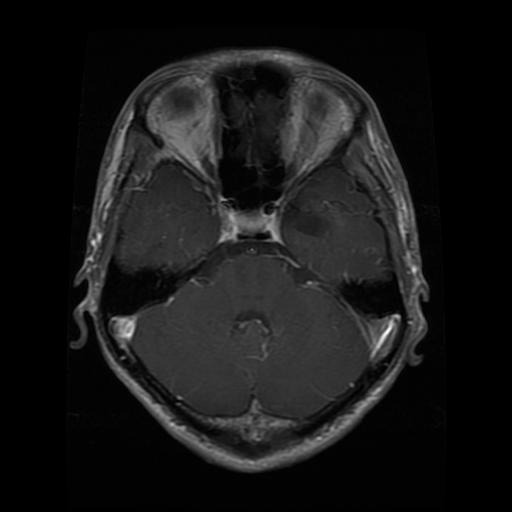
#> input picture brain-tumor-mri-dataset/Testing/glioma/Te-glTr_0001.jpg, 512 x 512 px
$ python -i test_filter_sebas.py   (imports and definitions only)
#> lines starting #> are read from the running program, lines starting #| are printed output that depends on the picture; after the words box and inside, x2 and y2 are one past the last pixel; in counts of white or black regions, pixels touching at a corner belong together
from skimage import io, color, morphology, measure, img_as_float
import matplotlib.pyplot as plt
import numpy as np
from skimage.filters import sobel
from skimage.morphology import erosion, dilation, disk, rectangle
from skimage.segmentation import flood
from scipy.ndimage import binary_fill_holes

def bg_image(image_path):
    fig, ax = plt.subplots(1, 5, figsize=(12, 6))

    # Leer imagen
    image = img_as_float(io.imread(image_path))
#> image: shape (512, 512, 3) float64; min 0, max 1, mean 0.0922

    ax[0].imshow(image, cmap='gray')
    ax[0].set_title('Original Image')
    ax[0].axis('off')

    gray_image = color.rgb2gray(image) if len(image.shape) == 3 else image

    # Preprocesamiento
    Porcentaje = 0.4
    threshold = np.max(gray_image) * Porcentaje
#> threshold = 0.4
    gray_image[gray_image <= threshold] = 0
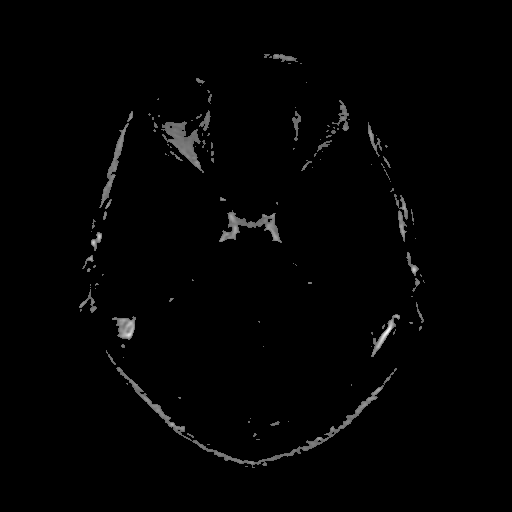
#> gray_image: shape (512, 512) float64; min 0, max 1, mean 0.0117
    threshold = np.mean(gray_image)
#> threshold = 0.0117
    gray_image[gray_image <= threshold] = 0

    ax[1].imshow(gray_image, cmap='gray')
    ax[1].set_title('double equalization')
    ax[1].axis('off')

    erosion_image = erosion(gray_image, rectangle(20, 20))
#> erosion_image: shape (512, 512) float64; every value is 0
    dilation_image = dilation(erosion_image, disk(10))
    sobel_image = sobel(dilation_image)

    ax[2].imshow(sobel_image, cmap='gray')
    ax[2].set_title('Edges')
    ax[2].axis('off')

    # Detección de contornos y centroides
    binary_edges = sobel_image > 0.1
#> binary_edges: shape (512, 512) bool; every value is 0
    labeled_image = measure.label(binary_edges)
#> labeled_image: shape (512, 512) int32; every value is 0

    # Obtener los centroides de las regiones
    props = measure.regionprops(labeled_image)
#> props = []
    seed_points = [(int(prop.centroid[1]),int(prop.centroid[0])) for prop in props]  # Convertir centroides a enteros
#> seed_points = []

    # Crear una máscara para la segmentación
    segmented_mask = np.zeros_like(gray_image, dtype=bool)
    threshold_regions = 0.8
    # Aplicar crecimiento de regiones desde cada semilla
    for seed in seed_points:
        if 0 <= seed[0] < gray_image.shape[0] and 0 <= seed[1] < gray_image.shape[1]:  # Asegurar que el punto está dentro de la imagen
            segmented_mask |= flood(gray_image, seed, tolerance=threshold_regions)  # Ajusta la tolerancia según necesites
#> this loop made 0 passes


    ax[3].imshow(segmented_mask, cmap='gray')
    ax[3].set_title('Segmented Regions')
    ax[3].axis('off')

    plt.show()
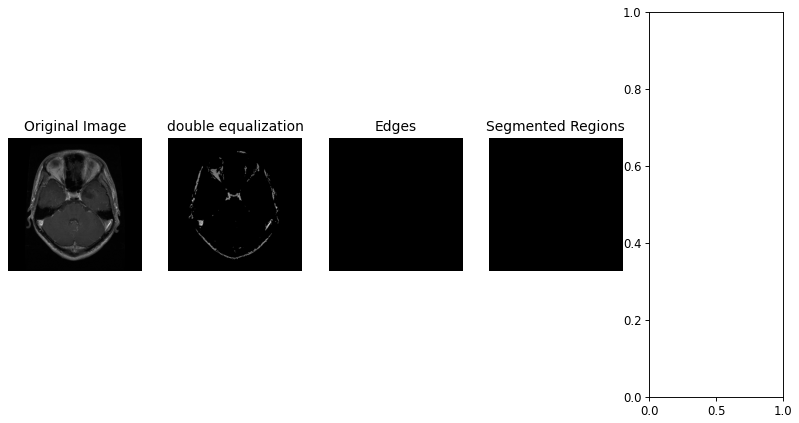
#> figure drawn by matplotlib, 4 panels

>>> result = bg_image('brain-tumor-mri-dataset/Testing/glioma/Te-glTr_0001.jpg')

$ run again, on brain-tumor-mri-dataset/Testing/glioma/Te-glTr_0006.jpg
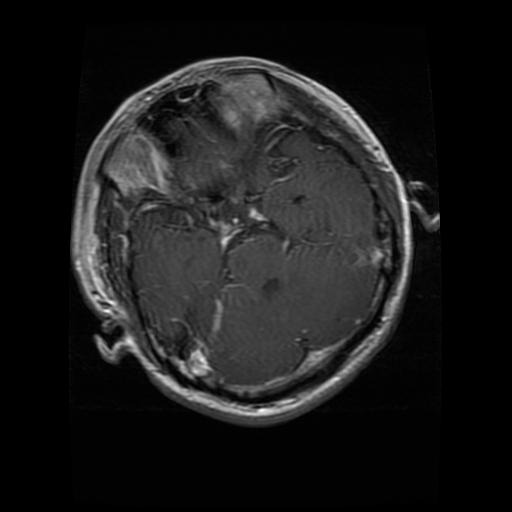
#> input picture brain-tumor-mri-dataset/Testing/glioma/Te-glTr_0006.jpg, 512 x 512 px
#> in bg_image, `threshold = np.max(gray_image) * Porcentaje`: threshold = 0.4
#> in bg_image, `gray_image[gray_image <= threshold] = 0`:
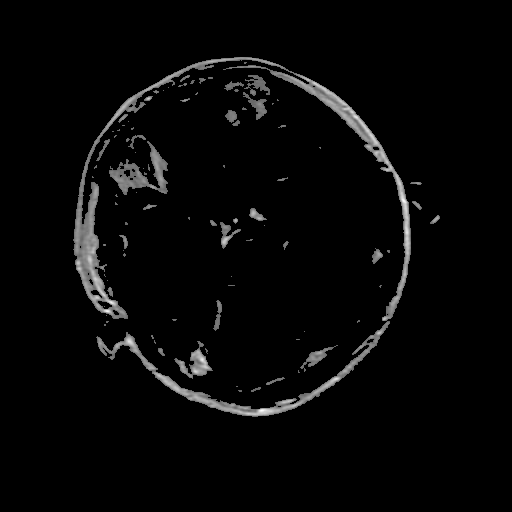
#> gray_image: shape (512, 512) float64; min 0, max 1, mean 0.0281
#> in bg_image, `threshold = np.mean(gray_image)`: threshold = 0.0281
#> erosion_image: shape (512, 512) float64; every value is 0
#> binary_edges: shape (512, 512) bool; every value is 0
#> labeled_image: shape (512, 512) int32; every value is 0
#> props = []
#> in bg_image, `plt.show()`:
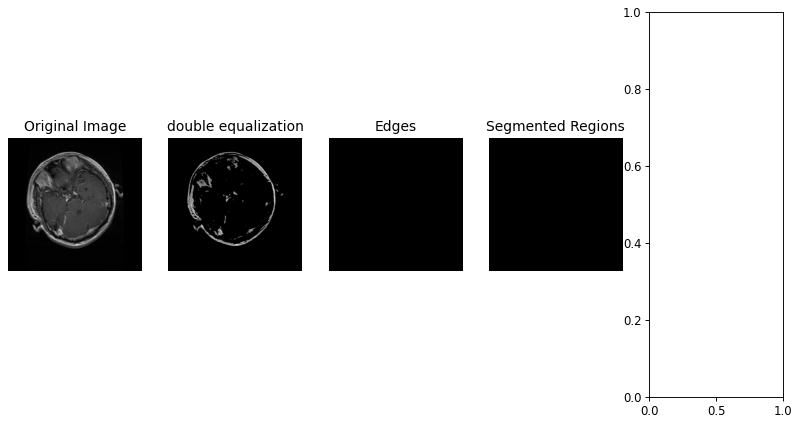
#> figure drawn by matplotlib, 4 panels

$ run again, on brain-tumor-mri-dataset/Testing/glioma/Te-gl_0017.jpg
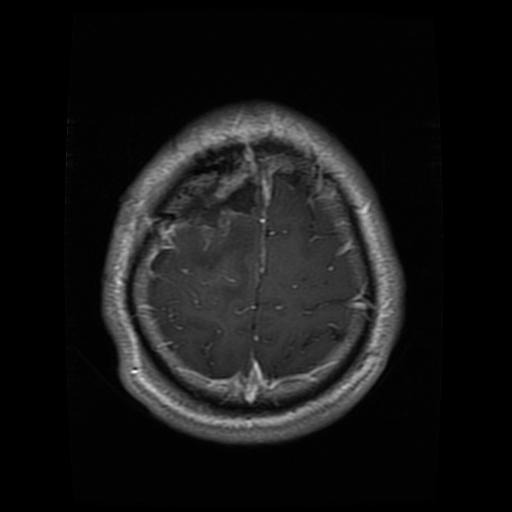
#> input picture brain-tumor-mri-dataset/Testing/glioma/Te-gl_0017.jpg, 512 x 512 px
#> in bg_image, `threshold = np.max(gray_image) * Porcentaje`: threshold = 0.398
#> in bg_image, `gray_image[gray_image <= threshold] = 0`:
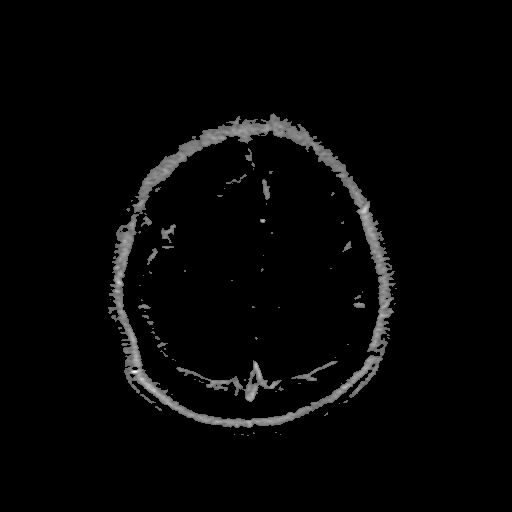
#> gray_image: shape (512, 512) float64; min 0, max 0.996, mean 0.024
#> in bg_image, `threshold = np.mean(gray_image)`: threshold = 0.024
#> erosion_image: shape (512, 512) float64; every value is 0
#> binary_edges: shape (512, 512) bool; every value is 0
#> labeled_image: shape (512, 512) int32; every value is 0
#> props = []
#> in bg_image, `plt.show()`:
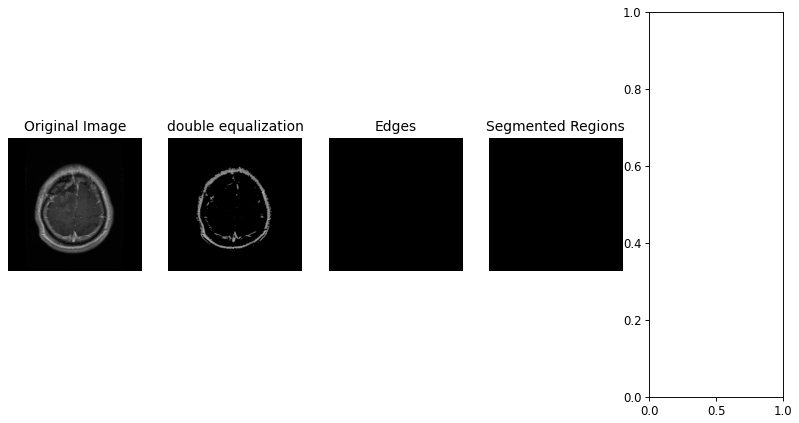
#> figure drawn by matplotlib, 4 panels

$ run again, on brain-tumor-mri-dataset/Testing/glioma/Te-gl_0030.jpg
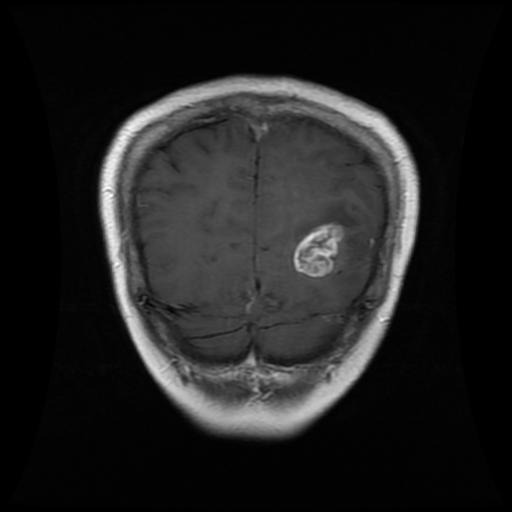
#> input picture brain-tumor-mri-dataset/Testing/glioma/Te-gl_0030.jpg, 512 x 512 px
#> in bg_image, `threshold = np.max(gray_image) * Porcentaje`: threshold = 0.4
#> in bg_image, `threshold = np.mean(gray_image)`: threshold = 0.053
#> in bg_image, `binary_edges = sobel_image > 0.1`:
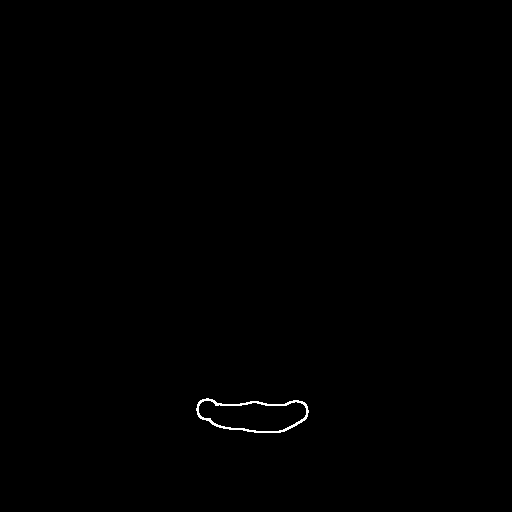
#> binary_edges: shape (512, 512) bool; 0.23% white in thin lines or dots, all inside (x1, y1, x2, y2) = (196, 398, 309, 433)
#> props = 1 regions; box (x1, y1, x2, y2) and area: (196, 398, 309, 433) 608
#> seed_points = [(251, 414)]
#> the loop in bg_image, `for seed in seed_points:` made 1 pass
#> pass 1, in bg_image, `segmented_mask |= flood(gray_image, seed, tolerance=threshold_regions)`:
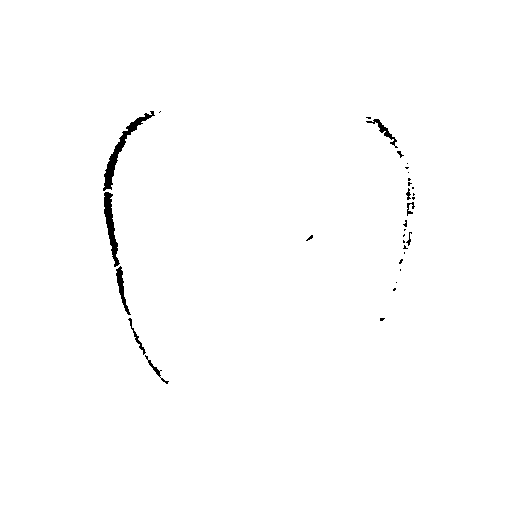
#> segmented_mask: shape (512, 512) bool; 99.2% white; 32 black regions (22 under 20 px), largest, box (x1, y1, x2, y2) and area: (103, 111, 155, 191) 636, (104, 192, 120, 267) 482, (116, 266, 131, 315) 221
